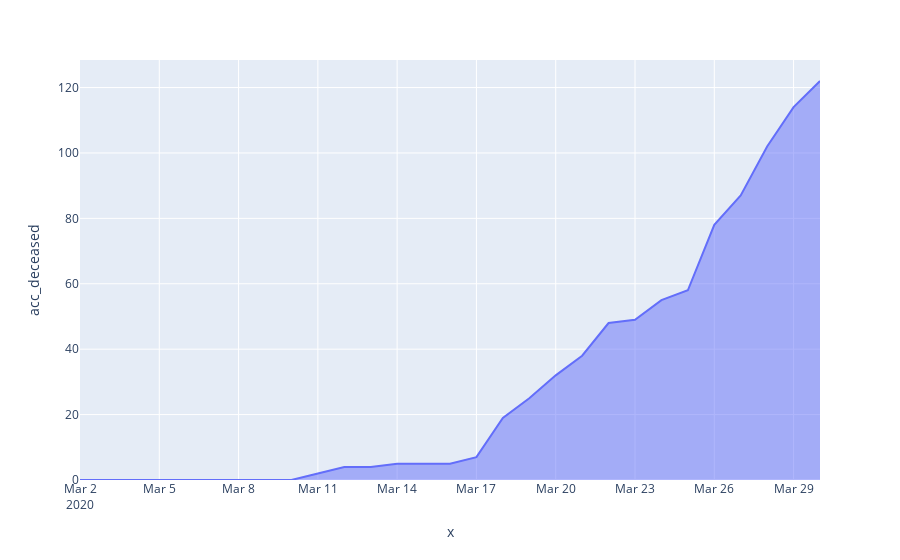

The notebook cell this image was saved under:
### Code cell
end = datetime.datetime.now() - datetime.timedelta(1)
date_index = pd.date_range('2020-03-02', end)

fig = px.area(data, x=date_index, y='acc_deceased' )
fig.show()

### Figure 1 — Plotly figure (JSON) as saved in the notebook; plotly's stock layout.template omitted (floating-point values rounded to 4 significant figures)
{"data": [{"hovertemplate": "x=%{x}<br>acc_deceased=%{y}", "showlegend": false, "legendgroup": "", "name": "", "yaxis": "y", "hoverlabel": {"namelength": 0}, "stackgroup": "1", "mode": "lines", "xaxis": "x", "y": [0, 0, 0, 0, 0, 0, 0, 0, 0, 2, 4, 4, 5, 5, 5, 7, 19, 25, 32, 38, 48, 49, 55, 58, 78, 87, 102, 114, 122], "x": ["2020-03-02T00:00:00", "2020-03-03T00:00:00", "2020-03-04T00:00:00", "2020-03-05T00:00:00", "2020-03-06T00:00:00", "2020-03-07T00:00:00", "2020-03-08T00:00:00", "2020-03-09T00:00:00", "2020-03-10T00:00:00", "2020-03-11T00:00:00", "2020-03-12T00:00:00", "2020-03-13T00:00:00", "2020-03-14T00:00:00", "2020-03-15T00:00:00", "2020-03-16T00:00:00", "2020-03-17T00:00:00", "2020-03-18T00:00:00", "2020-03-19T00:00:00", "2020-03-20T00:00:00", "2020-03-21T00:00:00", "2020-03-22T00:00:00", "2020-03-23T00:00:00", "2020-03-24T00:00:00", "2020-03-25T00:00:00", "2020-03-26T00:00:00", "2020-03-27T00:00:00", "2020-03-28T00:00:00", "2020-03-29T00:00:00", "2020-03-30T00:00:00"], "line": {"color": "#636efa"}, "type": "scatter", "orientation": "v"}], "layout": {"yaxis": {"domain": [0, 1], "anchor": "x", "title": {"text": "acc_deceased"}}, "margin": {"t": 60}, "legend": {"tracegroupgap": 0}, "xaxis": {"domain": [0, 1], "anchor": "y", "title": {"text": "x"}}}}
